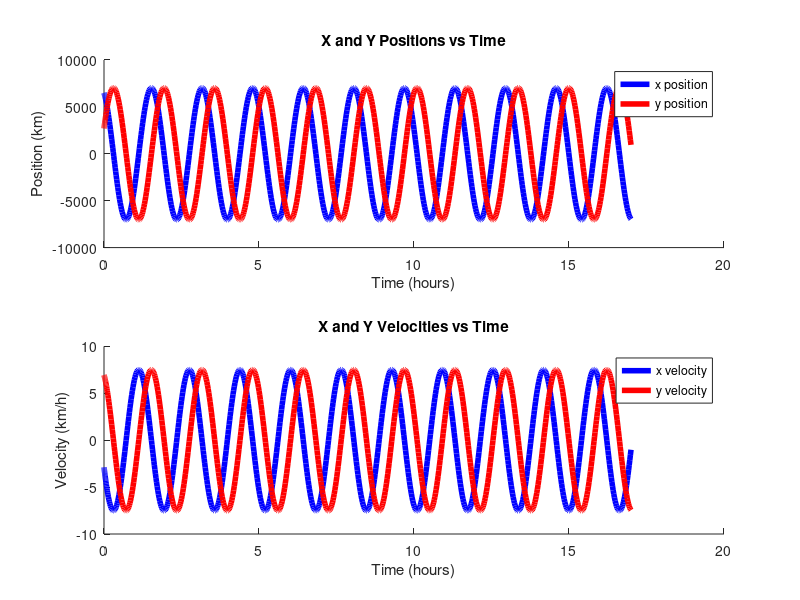
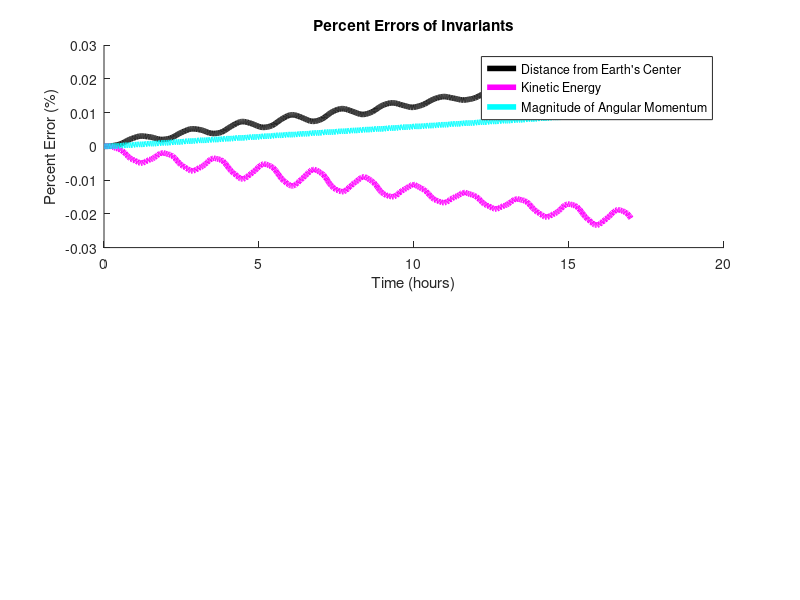

MATLAB code to generate these figures, in order: (Note: this script raises an error after producing the figures.)
clear
close all

function qdot = circ_orbit(t, q)
    mu = 6.6743e-11 * 5.972e24 / 1000^3; % km^3 / s^2 Standard gravitational constant for Earth
    qdot = zeros(4,1);
    qdot(1) = q(2);
    qdot(2) = -mu * q(1) / ( sqrt(q(1)^2 + q(3)^2) ^ 3 );
    qdot(3) = q(4);
    qdot(4) = -mu * q(3) / ( sqrt(q(1)^2 + q(3)^2) ^ 3 );
end

% Initial conditions
x0 = 6500; % km
y0 = 2700; % km

% Constants
mu = 6.6743e-11 * 5.972e24 / 1000^3; % km^3 / s^2 Standard gravitational constant for Earth
r = sqrt(x0^2 + y0^2); % km radius from Earth's center to spacecraft
V = sqrt(mu / r); % km/s orbital tangential speed
xdot0 = -V * y0/r; % km/s
ydot0 = V * x0/r; % km/s

q0 = [x0 xdot0 y0 ydot0];

% Time interval
tspan = [0 3600*17]; % s

% Numerically solve
options = odeset('RelTol',1e-5,'AbsTol',1e-6); % Adjust tolerances 
[t, q] = ode45(@circ_orbit, tspan, q0, options);

% Time in hours
t = t/3600; % hours

% Plot results
figure

% X and Y positions vs. Time
% Extract Coordinates 
x = q(:, 1);
y = q(:, 3);

subplot(2,1,1)
hold on
plot(t, x, 'b', 'LineWidth', 4, 'DisplayName', 'x position') 
plot(t, y, 'r', 'LineWidth', 4, 'DisplayName', 'y position') 
xlabel('Time (hours)')
ylabel('Position (km)')
title('X and Y Positions vs Time')
legend('Location', 'best') 
hold off

% Velocities vs. Time
subplot(2,1,2)
hold on

% Extract Components of Velocity
xdot = q(:, 2); % Velocity along x-axis
ydot = q(:, 4); % Velocity along y-axis

plot(t, xdot, 'b', 'LineWidth', 4, 'DisplayName', 'x velocity') 
plot(t, ydot, 'r', 'LineWidth', 4, 'DisplayName', 'y velocity') 
xlabel('Time (hours)')
ylabel('Velocity (km/h)')
title('X and Y Velocities vs Time')
legend('Location', 'best') 
hold off


% Invariant Values vs Tim
% Distance from Earth's center to spacecraft
rsim = sqrt(x.^2 + y.^2); 
radius_error = (r - rsim)/r * 100; % percent

% Kinetic Energy
kesim = 1/2 * (xdot.^2 + ydot.^2);
ke_error = (1/2*V^2 - kesim) / (1/2*V^2) * 100; % percent

% Magnitude of Angular Momentum
hsim = sqrt(x.^2 + y.^2) .* sqrt(xdot.^2 + ydot.^2);
h_error = (r*V - hsim) / (r*V) * 100; % percent 

figure
subplot(2,1,1)
hold on
plot(t, radius_error, 'k', 'LineWidth', 4, 'DisplayName', "Distance from Earth's Center") 
plot(t, ke_error, 'm', 'LineWidth', 4, 'DisplayName', "Kinetic Energy") 
plot(t, h_error, 'c', 'LineWidth', 4, 'DisplayName', "Magnitude of Angular Momentum") 

xlabel('Time (hours)')
ylabel('Percent Error (%)')
title('Percent Errors of Invariants')
legend('Location', 'best')
hold off
latex_fig(12, 6.5, 3.3)

% Orbit in XY plane
subplot(2,1,2)
plot(x, y, 'm', 'LineWidth', 4)
xlabel('x position (km)')
ylabel('y position (km)')
title('Orbital Trajectory in XY Plane')
axis equal 

latex_fig(12, 6.5, 3.3)